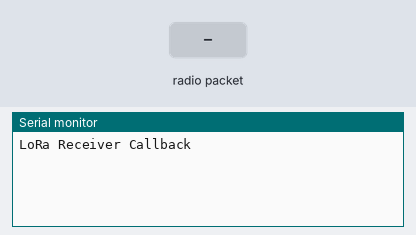
Recording of a sketch running on a simulated Arduino Uno, built for the host (arithmetic inside an expression is 32-bit, double 64-bit). On the bench: the last lines printed to the serial monitor. Inputs (shaded band) come from the test bench. No radio packets arrive unless stated.

Above: at 1.2 s.
1.3 s: radio packet "1" arrives
At 1.8 s:
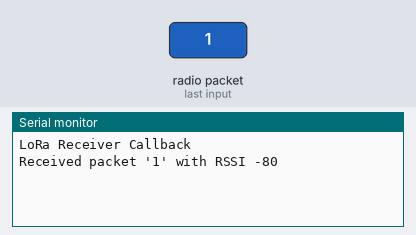
2.8 s: radio packet "0" arrives
At 4.0 s:
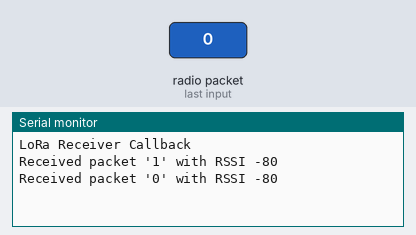
4.3 s: radio packet "2" arrives
At 5.3 s:
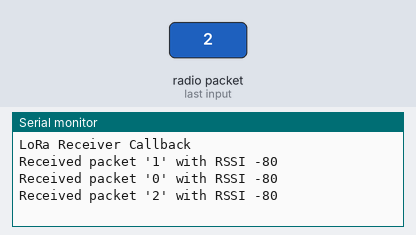

Measured:
- after the input at 1.3 s, the serial monitor: prints a new line at once (image 1)
- after the input at 2.8 s, the serial monitor: prints a new line at once (image 2)
- after the input at 4.3 s, the serial monitor: prints a new line at once (image 3)

The sketch:

LoRaReceiverInterrupt.ino
```cpp
/*
  Uses interrup method check the new incoming messages, and print via serial
  in 115200 baud rate.
*/
#include <SPI.h>
#include <LoRa.h>

#define SCK     18    // GPIO5  -- SX127x's SCK
#define MISO    19   // GPIO19 -- SX127x's MISO
#define MOSI    23   // GPIO27 -- SX127x's MOSI
#define SS      5   // GPIO18 -- SX127x's CS
#define RST     27   // GPIO14 -- SX127x's RESET
#define DI0     16   // GPIO26 -- SX127x's IRQ(Interrupt Request)

#define BAND    868E6  //you can set band here directly,e.g. 868E6,915E6
#define PABOOST false


void setup() {
  Serial.begin(115200);
  while (!Serial);

  Serial.println("LoRa Receiver Callback");
  SPI.begin(SCK,MISO,MOSI,SS);
  LoRa.setPins(SS,RST,DI0);
  if (!LoRa.begin(BAND,PABOOST)) {
    Serial.println("Starting LoRa failed!");
    while (1);
  }

  // register the receive callback
  LoRa.onReceive(onReceive);

  // put the radio into receive mode
  LoRa.receive();
}

void loop() {
  // do nothing
}

void onReceive(int packetSize)
{
  // received a packet
  Serial.print("Received packet '");
  // read packet
  for (int i = 0; i < packetSize; i++)
  {
    Serial.print((char)LoRa.read());
  }
  // print RSSI of packet
  Serial.print("' with RSSI ");
  Serial.println(LoRa.packetRssi());
}
```
